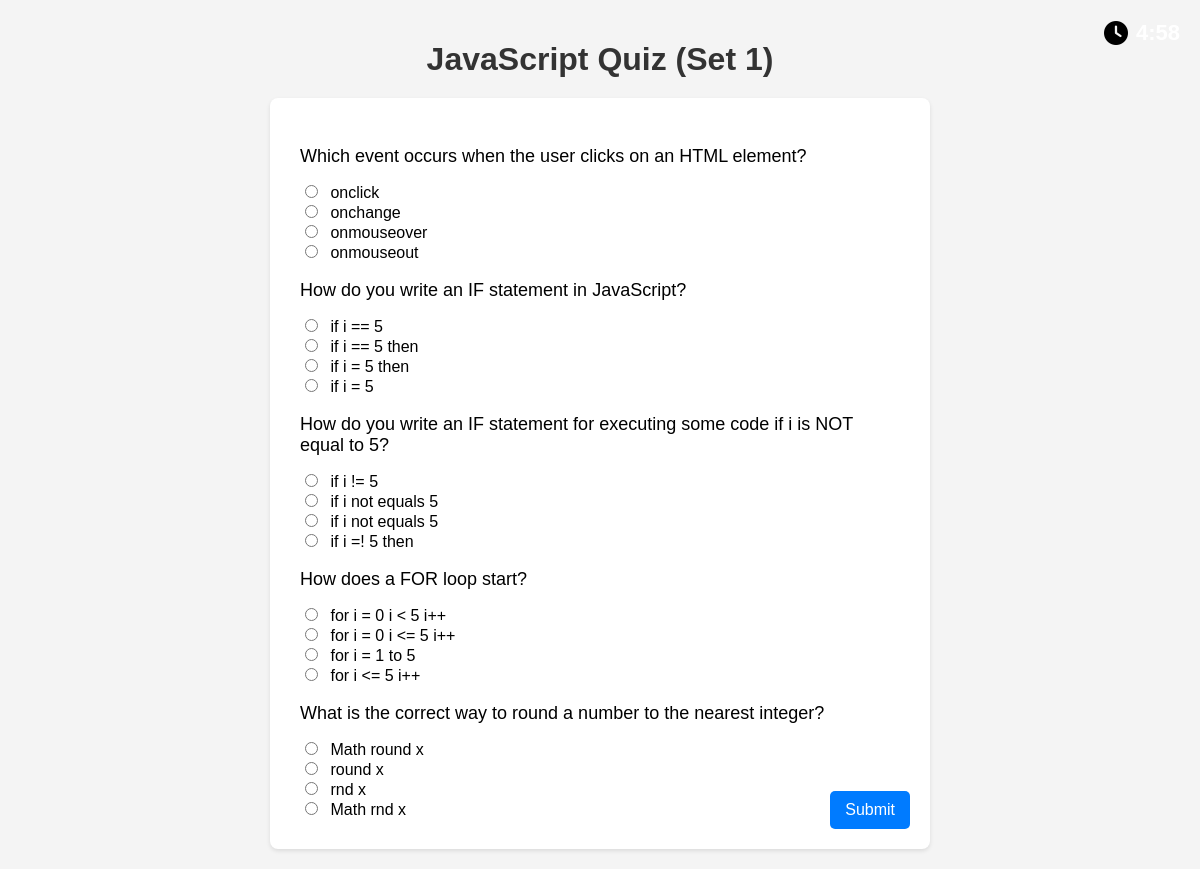
Screenshot of /jsquiz.php with the database file from the repository.
### tables this page shows
CREATE TABLE `mcqs` (
  `id` int(11) NOT NULL,
  `question` text DEFAULT NULL,
  `option_a` text DEFAULT NULL,
  `option_b` text DEFAULT NULL,
  `option_c` text DEFAULT NULL,
  `option_d` text DEFAULT NULL,
  `correct_option` varchar(1) DEFAULT NULL,
  `category` varchar(20) DEFAULT NULL
);

### jsquiz.php (the view, shortened to what this page needs)
<?php
$servername = "localhost";
$username = "root";
$password = "";
$dbname = "course_platform";
$conn = new mysqli($servername, $username, $password, $dbname);
$setNumber = rand(1, 3);
$setRanges = [
    1 => [36, 40],
    2 => [41, 45],
    3 => [46, 50]
];
$range = $setRanges[$setNumber];
$sql = "SELECT * FROM mcqs WHERE category = 'JavaScript' AND id BETWEEN " . $range[0] . " AND " . $range[1];
$result = $conn->query($sql);
$questions = [];
if ($result->num_rows > 0) {
    while ($row = $result->fetch_assoc()) {
        $questions[] = $row;
    }
}
?>
<!DOCTYPE html>
<html>
<head>
    <link rel="stylesheet" href="https://cdnjs.cloudflare.com/ajax/libs/font-awesome/6.0.0-beta3/css/all.min.css">
</head>
<body  style="background-image: url('https://t4.ftcdn.net/jpg/06/91/05/19/360_F_691051962_GFhQPOAXABmf7l706q89b2PFh6FnB1kI.jpg'); background-size: cover; background-repeat: no-repeat;">
    <h1>JavaScript Quiz (Set <?php echo $setNumber; ?>)</h1>
    <form id="quizForm" method="post" action="process_js_quiz.php">
        <?php foreach ($questions as $question): ?>
            <p><?php echo $question['question']; ?></p>
            <input type="radio" name="answer_<?php echo $question['id']; ?>" value="a"> <?php echo $question['option_a']; ?><br>
            <input type="radio" name="answer_<?php echo $question['id']; ?>" value="b"> <?php echo $question['option_b']; ?><br>
            <input type="radio" name="answer_<?php echo $question['id']; ?>" value="c"> <?php echo $question['option_c']; ?><br>
            <input type="radio" name="answer_<?php echo $question['id']; ?>" value="d"> <?php echo $question['option_d']; ?><br>
        <?php endforeach; ?>
        <input type="submit" value="Submit">
    </form>
    <div id="timer"><i class="fas fa-clock"></i><span id="time">5:00</span></div>
</body>
</html>

### jsquiz.php (style rules this page uses)
#time { color: white; }
body { font-family: 'Arial', sans-serif; background-color: #f4f4f4; margin: 0; padding: 20px; display: flex; flex-direction: column; align-items: center; }
h1 { color: #333; text-align: center; margin-bottom: 20px; }
form { background-color: #fff; padding: 30px; border-radius: 8px; box-shadow: 0 2px 4px rgba(0, 0, 0, 0.1); width: 80%; max-width: 600px; position: relative; }
p { margin-bottom: 15px; font-size: 18px; }
input[type="radio"] { margin-right: 8px; }
#timer { position: absolute; top: 20px; right: 20px; font-size: 22px; font-weight: bold; display: flex; align-items: center; }
#timer i { margin-right: 8px; font-size: 24px; }
input[type="submit"] { position: absolute; bottom: 20px; right: 20px; background-color: #007bff; color: white; padding: 10px 15px; border: none; border-radius: 5px; cursor: pointer; font-size: 16px; transition: background-color 0.3s ease; }

### rows the page displays
mcqs: question "Which event occurs when the user clicks on an HTML element?", option_a "onclick", option_b "onchange", option_c "onmouseover", option_d "onmouseout"
mcqs: question "How do you write an IF statement in JavaScript?", option_a "if i == 5", option_b "if i == 5 then", option_c "if i = 5 then", option_d "if i = 5"
mcqs: question "How do you write an IF statement for executing some code if i is NOT equal to 5?", option_a "if i != 5", option_b "if i not equals 5", option_c "if i not equals 5", option_d "if i =! 5 then"
mcqs: question "How does a FOR loop start?", option_a "for i = 0 i < 5 i++", option_b "for i = 0 i <= 5 i++", option_c "for i = 1 to 5", option_d "for i <= 5 i++"
mcqs: question "What is the correct way to round a number to the nearest integer?", option_a "Math round x", option_b "round x", option_c "rnd x", option_d "Math rnd x"
